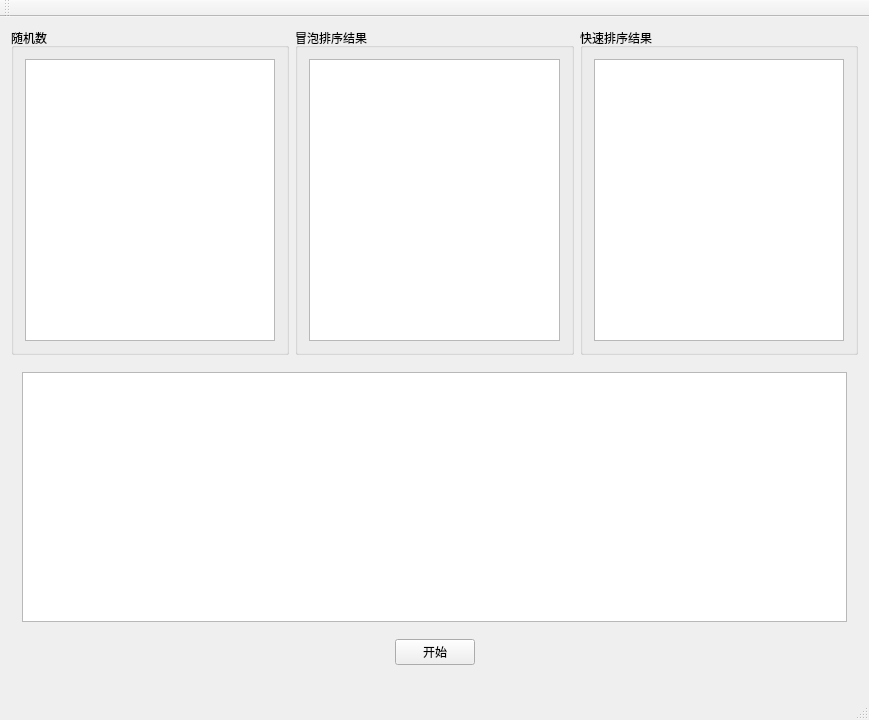
<?xml version="1.0" encoding="UTF-8"?>
<ui version="4.0">
 <class>MainWindow</class>
 <widget class="QMainWindow" name="MainWindow">
  <property name="geometry">
   <rect>
    <x>0</x>
    <y>0</y>
    <width>869</width>
    <height>720</height>
   </rect>
  </property>
  <property name="windowTitle">
   <string>MainWindow</string>
  </property>
  <widget class="QWidget" name="centralWidget">
   <layout class="QVBoxLayout" name="verticalLayout_2">
    <item>
     <layout class="QHBoxLayout" name="horizontalLayout_5">
      <item>
       <widget class="QGroupBox" name="groupBox">
        <property name="title">
         <string>随机数</string>
        </property>
        <layout class="QHBoxLayout" name="horizontalLayout_3">
         <item>
          <widget class="QListWidget" name="randList"/>
         </item>
        </layout>
       </widget>
      </item>
      <item>
       <widget class="QGroupBox" name="groupBox_2">
        <property name="title">
         <string>冒泡排序结果</string>
        </property>
        <layout class="QHBoxLayout" name="horizontalLayout_2">
         <item>
          <widget class="QListWidget" name="bubbleList"/>
         </item>
        </layout>
       </widget>
      </item>
      <item>
       <widget class="QGroupBox" name="groupBox_3">
        <property name="title">
         <string>快速排序结果</string>
        </property>
        <layout class="QHBoxLayout" name="horizontalLayout">
         <item>
          <widget class="QListWidget" name="quickList"/>
         </item>
        </layout>
       </widget>
      </item>
     </layout>
    </item>
    <item>
     <widget class="QWidget" name="widget_2" native="true">
      <layout class="QVBoxLayout" name="verticalLayout">
       <item>
        <widget class="QTextEdit" name="showSome"/>
       </item>
       <item>
        <widget class="QWidget" name="widget" native="true">
         <layout class="QHBoxLayout" name="horizontalLayout_4">
          <item>
           <spacer name="horizontalSpacer">
            <property name="orientation">
             <enum>Qt::Horizontal</enum>
            </property>
            <property name="sizeHint" stdset="0">
             <size>
              <width>262</width>
              <height>20</height>
             </size>
            </property>
           </spacer>
          </item>
          <item>
           <widget class="QPushButton" name="start">
            <property name="text">
             <string>开始</string>
            </property>
           </widget>
          </item>
          <item>
           <spacer name="horizontalSpacer_2">
            <property name="orientation">
             <enum>Qt::Horizontal</enum>
            </property>
            <property name="sizeHint" stdset="0">
             <size>
              <width>261</width>
              <height>20</height>
             </size>
            </property>
           </spacer>
          </item>
         </layout>
        </widget>
       </item>
      </layout>
     </widget>
    </item>
   </layout>
  </widget>
  <widget class="QMenuBar" name="menuBar">
   <property name="geometry">
    <rect>
     <x>0</x>
     <y>0</y>
     <width>869</width>
     <height>23</height>
    </rect>
   </property>
  </widget>
  <widget class="QToolBar" name="mainToolBar">
   <attribute name="toolBarArea">
    <enum>TopToolBarArea</enum>
   </attribute>
   <attribute name="toolBarBreak">
    <bool>false</bool>
   </attribute>
  </widget>
  <widget class="QStatusBar" name="statusBar"/>
 </widget>
 <layoutdefault spacing="6" margin="11"/>
 <resources/>
 <connections/>
</ui>
